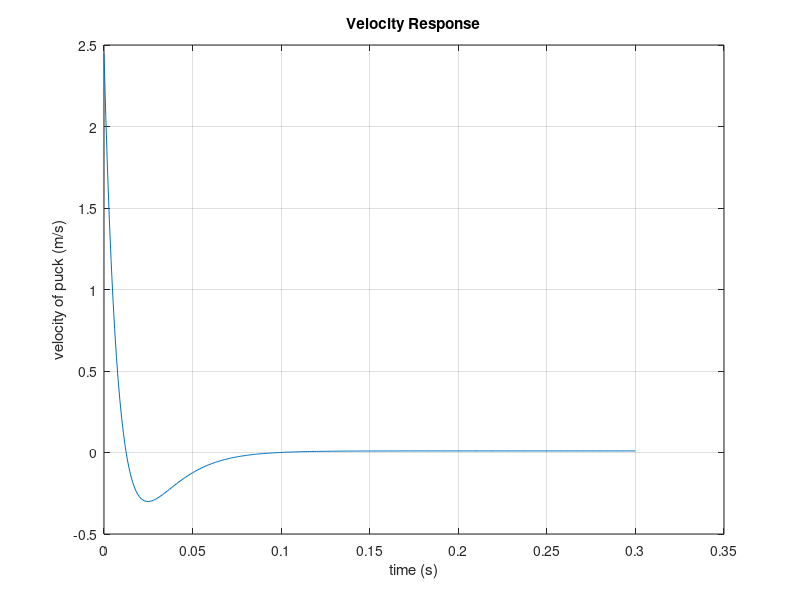
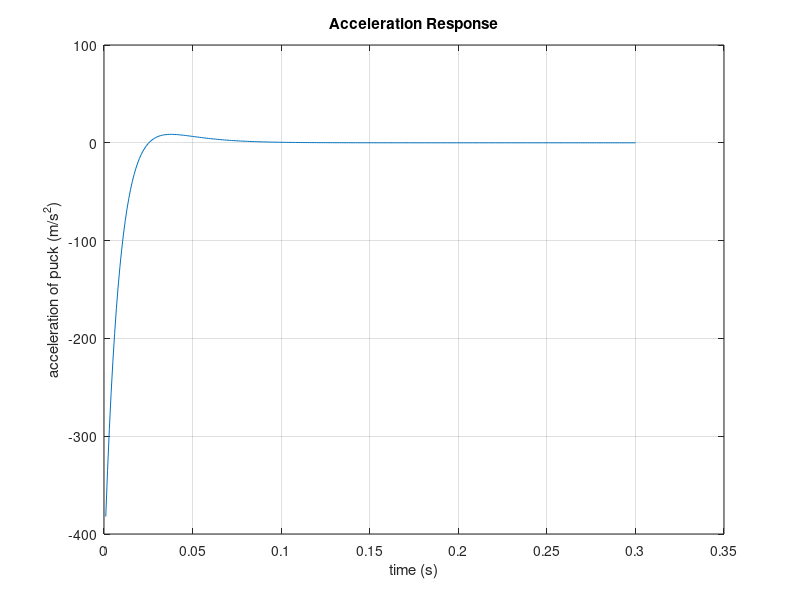

Here is the MATLAB script that generated these plots, in order:
%% State-Space catcher thing
clear; close all

%% define vars
% motor parameters
    Kt = 6.66;       % Nm/A torque constant based off BSM-50N-275 ABB servo
    %Kv = 1;         % back-emf constant (incase have this instead)
    L = .0332;       % H motor inductance
    r = 16;          % ohms  motor resistance
% physical parameters    
    m1 = 3;          % kg mass of puck
    m2 = 5;          % kg mass of platform
    k = 18500;       % N/m mechanical spring element
    b1 = 500;       % Ns/m
    J = 11240;       % kgm^2 moment of inertial
    b2 = 60*.02;     % Ns/m bearing friction
    rWheel = .025;   % m  drive wheel radius
% transformer
    TFrp = rWheel;     % transformer translation to rotation
    TFmotor = Kt;      % transformer rotation to electrical

% stuff
TFelement = (b1*TFrp^2*TFmotor)/(J*TFmotor*m2*TFrp^2*TFmotor); % calculating elements in A
dt=.001;
t = 0:dt:.3;  % time array

%% define matricies
x0 = [...
    2.445;... % Vm1
    0;... % Vm2
    0;... % Fk
    0;];  %iL
A = [...
    -b1/m1, b1/m1, -1/m1,0;...
    TFelement, -TFelement, TFelement, TFelement/(TFrp*TFmotor);...
    k, -k,0,0;...
    0,0,0,-r/L;];
    
B = [...
    0;...
    0;...
    0;...
    1/L];
C = [1,0,0,0];
D = 0;

%% create state-space
sys = ss(A,B,C,D);
%sys.InputName = 'Vs';
%sys.OutputName = {'Vm1';'Vm2'};
u = NaN*ones(1,length(t));
for j = 1:length(t)
    u(j) = 0;
end
y = lsim(sys,u,t,x0);
a = cat(1,NaN, diff(y)/dt);

%% plot things
figure
plot(t,y);
%impulse(sys,t);
grid on
title('Velocity Response');
xlabel('time (s)')
ylabel('velocity of puck (m/s)')

figure
plot(t,a);
grid on
title('Acceleration Response');
xlabel('time (s)')
ylabel('acceleration of puck (m/s^2)')
%figure(2)
%rlocus(plant);


